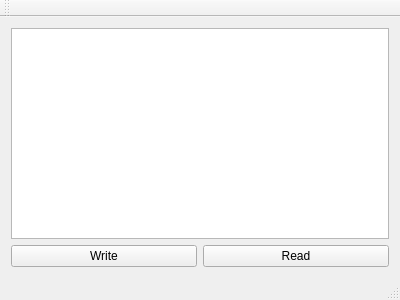
<?xml version="1.0" encoding="UTF-8"?>
<ui version="4.0">
 <class>MainWindow</class>
 <widget class="QMainWindow" name="MainWindow">
  <property name="geometry">
   <rect>
    <x>0</x>
    <y>0</y>
    <width>400</width>
    <height>300</height>
   </rect>
  </property>
  <property name="windowTitle">
   <string>MainWindow</string>
  </property>
  <widget class="QWidget" name="centralWidget">
   <layout class="QVBoxLayout" name="verticalLayout_2">
    <item>
     <layout class="QVBoxLayout" name="verticalLayout">
      <item>
       <widget class="QPlainTextEdit" name="plainTextEdit"/>
      </item>
      <item>
       <layout class="QHBoxLayout" name="horizontalLayout">
        <item>
         <widget class="QPushButton" name="pushButton">
          <property name="text">
           <string>Write</string>
          </property>
         </widget>
        </item>
        <item>
         <widget class="QPushButton" name="pushButton_2">
          <property name="text">
           <string>Read</string>
          </property>
         </widget>
        </item>
       </layout>
      </item>
     </layout>
    </item>
   </layout>
  </widget>
  <widget class="QMenuBar" name="menuBar">
   <property name="geometry">
    <rect>
     <x>0</x>
     <y>0</y>
     <width>400</width>
     <height>22</height>
    </rect>
   </property>
  </widget>
  <widget class="QToolBar" name="mainToolBar">
   <attribute name="toolBarArea">
    <enum>TopToolBarArea</enum>
   </attribute>
   <attribute name="toolBarBreak">
    <bool>false</bool>
   </attribute>
  </widget>
  <widget class="QStatusBar" name="statusBar"/>
 </widget>
 <layoutdefault spacing="6" margin="11"/>
 <resources/>
 <connections/>
</ui>
